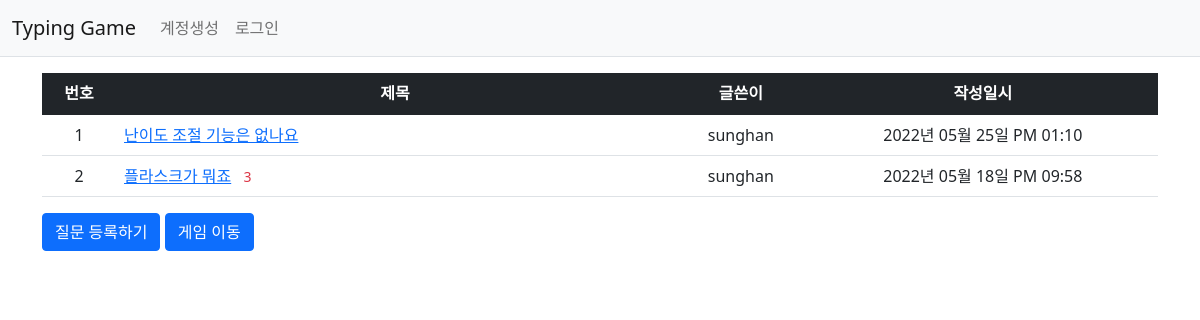
Page /question/list/ on the committed database.
### pybo/models.py (models this page shows)
class Question(db.Model):
    id = db.Column(db.Integer, primary_key=True)
    subject = db.Column(db.String(200), nullable=False)
    content = db.Column(db.Text(), nullable=False)
    create_date = db.Column(db.DateTime(), nullable=False)
    user_id = db.Column(db.Integer, db.ForeignKey('user.id', ondelete='CASCADE'), nullable=False)
    user = db.relationship('User', backref=db.backref('question_set'))

class User(db.Model):
    id = db.Column(db.Integer, primary_key=True)
    username = db.Column(db.String(150), unique=True, nullable=False)
    password = db.Column(db.String(200), nullable=False)
    email = db.Column(db.String(120), unique=True, nullable=False)

### pybo/views/question_views.py (the view)
@bp.route('/list/')
def _list():
    question_list = Question.query.order_by(Question.create_date.desc())
    return render_template('question/question_list.html', question_list=question_list)

### pybo/filter.py (called while the page is built)
def format_datetime(value, fmt='%Y년 %m월 %d일 %p %I:%M'):
    return value.strftime(fmt)

### pybo/views/auth_views.py (called while the page is built)
@bp.before_app_request
def load_logged_in_user():
    user_id = session.get('user_id')
    if user_id is None:
        g.user = None
    else:
        g.user = User.query.get(user_id)

### pybo/templates/question/question_list.html
{% extends 'base.html' %}
{% block content %}
<div class="container my-3">
    <table class="table">
        <thead>
        <tr class="text-center table-dark">
            <th>번호</th>
            <th style="width:50%">제목</th>
            <th>글쓴이</th>
            <th>작성일시</th>
        </tr>
        </thead>
        <tbody>
        {% if question_list %}
        {% for question in question_list %}
        <tr class="text-center">
            <td>{{ loop.index }}</td>
            <td class="text-start">
                <a href="{{ url_for('question.detail', question_id=question.id) }}">{{ question.subject }}</a>
                {% if question.answer_set|length > 0 %}
                <span class="text-danger small mx-2">{{ question.answer_set|length }}</span>
                {% endif %}
            </td>
            <td>{{ question.user.username }}</td>
            <td>{{ question.create_date|datetime }}</td>
        </tr>
        {% endfor %}
        {% else %}
        <tr>
            <td colspan="3">질문이 없습니다.</td>
        </tr>
        {% endif %}
        </tbody>
    </table>
    <a href="{{ url_for('question.create') }}" class="btn btn-primary">
        질문 등록하기
    </a>
    <a href="{{ url_for('quiz.create') }}" class="btn btn-primary">
        게임 이동
    </a>
</div>
{% endblock %}

### rows in the picture
Question: subject "난이도 조절 기능은 없나요", user.username "sunghan", create_date "2022년 05월 25일 PM 01:10"
Question: subject "플라스크가 뭐죠", answer_set|length "3", user.username "sunghan", create_date "2022년 05월 18일 PM 09:58"
